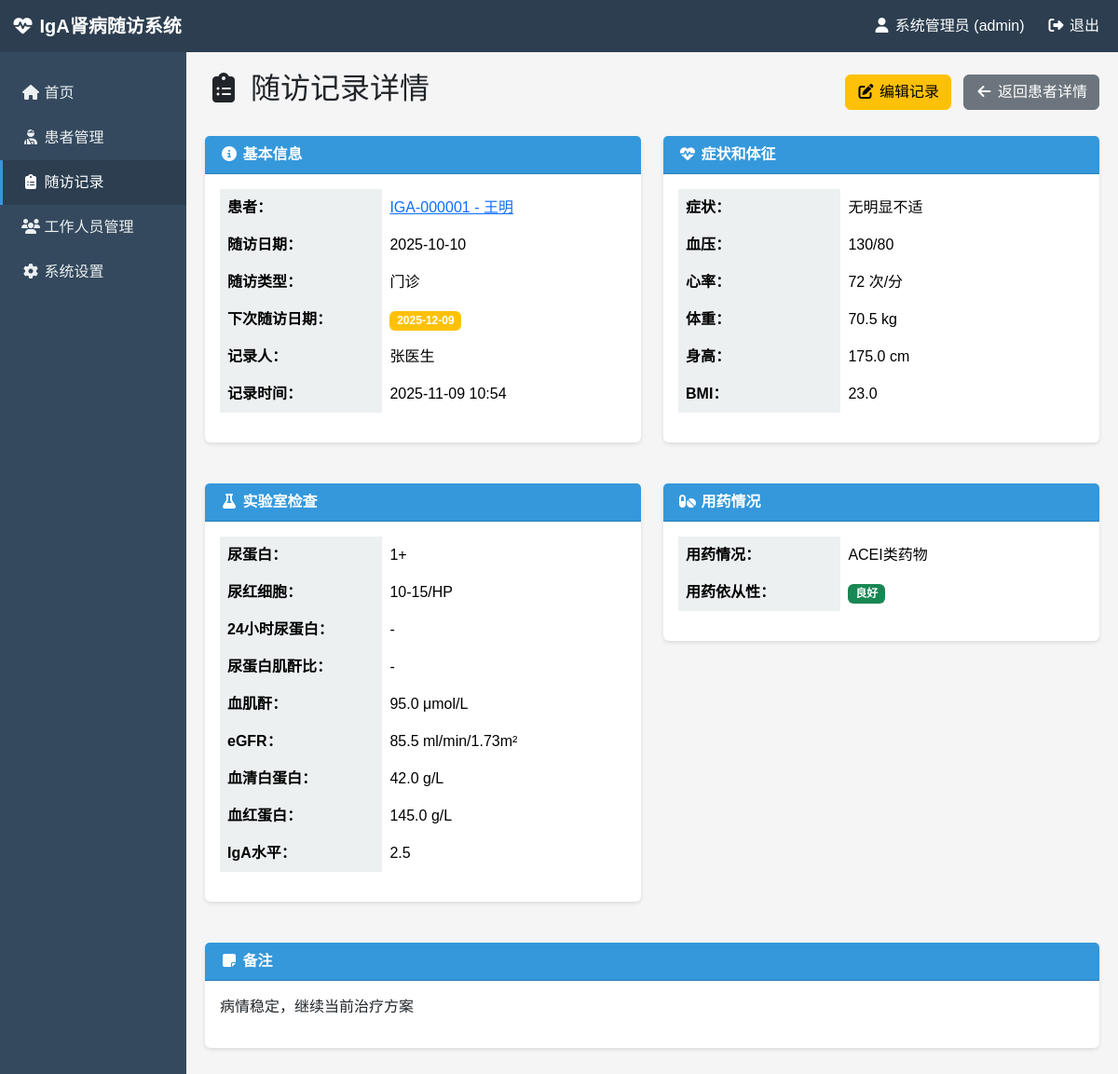
Screenshot of /records/1 (signed in) with the database file from the repository.
### models.py (models this page shows, shortened)
class User(UserMixin, db.Model):
    __tablename__ = 'users'
    id = db.Column(db.Integer, primary_key=True)
    username = db.Column(db.String(80), unique=True, nullable=False, index=True)
    password_hash = db.Column(db.String(255), nullable=False)
    real_name = db.Column(db.String(100), nullable=False, comment='真实姓名')
    role = db.Column(db.String(50), nullable=False, default='staff', comment='角色：admin, doctor, nurse, staff')
    department = db.Column(db.String(100), comment='科室')
    phone = db.Column(db.String(20), comment='联系电话')
    email = db.Column(db.String(100), comment='邮箱')
    is_active = db.Column(db.Boolean, default=True, comment='是否激活')
    created_at = db.Column(db.DateTime, default=datetime.now, comment='创建时间')
    updated_at = db.Column(db.DateTime, default=datetime.now, onupdate=datetime.now, comment='更新时间')

class Patient(db.Model):
    __tablename__ = 'patients'
    id = db.Column(db.Integer, primary_key=True)
    patient_id = db.Column(db.String(50), unique=True, nullable=False, index=True, comment='患者编号')
    name = db.Column(db.String(100), nullable=False, comment='姓名')
    gender = db.Column(db.String(10), nullable=False, comment='性别：男/女')
    birth_date = db.Column(db.Date, comment='出生日期')
    age = db.Column(db.Integer, comment='年龄')
    id_card = db.Column(db.String(18), comment='身份证号')
    phone = db.Column(db.String(20), comment='联系电话')
    address = db.Column(db.Text, comment='地址')
    diagnosis = db.Column(db.Text, comment='诊断')
    diagnosis_date = db.Column(db.Date, comment='确诊日期')
    initial_symptoms = db.Column(db.Text, comment='初始症状')
    comorbidities = db.Column(db.Text, comment='合并症')
    family_history = db.Column(db.Text, comment='家族史')
    created_by = db.Column(db.Integer, db.ForeignKey('users.id'), comment='创建人')
    created_at = db.Column(db.DateTime, default=datetime.now, comment='创建时间')
    updated_at = db.Column(db.DateTime, default=datetime.now, onupdate=datetime.now, comment='更新时间')
    followup_records = db.relationship('FollowupRecord', backref='patient', lazy=True, cascade='all, delete-orphan')
    creator = db.relationship('User', foreign_keys=[created_by])

class FollowupRecord(db.Model):
    __tablename__ = 'followup_records'
    id = db.Column(db.Integer, primary_key=True)
    patient_id = db.Column(db.Integer, db.ForeignKey('patients.id'), nullable=False, index=True, comment='患者ID')
    followup_date = db.Column(db.Date, nullable=False, comment='随访日期')
    followup_type = db.Column(db.String(50), comment='随访类型：门诊/电话/住院')
    symptoms = db.Column(db.Text, comment='症状')
    blood_pressure = db.Column(db.String(20), comment='血压')
    heart_rate = db.Column(db.Integer, comment='心率')
    body_weight = db.Column(db.Float, comment='体重(kg)')
    height = db.Column(db.Float, comment='身高(cm)')
    bmi = db.Column(db.Float, comment='BMI')
    urine_protein = db.Column(db.String(50), comment='尿蛋白')
    urine_rbc = db.Column(db.String(50), comment='尿红细胞')
    urine_protein_24h = db.Column(db.Float, comment='24小时尿蛋白(g/24h)')
    urine_protein_creatinine_ratio = db.Column(db.Float, comment='尿蛋白肌酐比(mg/g)')
    serum_creatinine = db.Column(db.Float, comment='血肌酐(μmol/L)')
    egfr = db.Column(db.Float, comment='eGFR(ml/min/1.73m²)')
    serum_albumin = db.Column(db.Float, comment='血清白蛋白(g/L)')
    hemoglobin = db.Column(db.Float, comment='血红蛋白(g/L)')
    iga_level = db.Column(db.Float, comment='IgA水平')
    medications = db.Column(db.Text, comment='用药情况')
    medication_compliance = db.Column(db.String(50), comment='用药依从性：良好/一般/差')
    notes = db.Column(db.Text, comment='备注')
    next_followup_date = db.Column(db.Date, comment='下次随访日期')
    recorded_by = db.Column(db.Integer, db.ForeignKey('users.id'), comment='记录人')
    created_at = db.Column(db.DateTime, default=datetime.now, comment='创建时间')
    updated_at = db.Column(db.DateTime, default=datetime.now, onupdate=datetime.now, comment='更新时间')
    recorder = db.relationship('User', foreign_keys=[recorded_by])

### routes.py (the view)
@app.route('/records/<int:record_id>')
@login_required
def record_detail(record_id):
    record = FollowupRecord.query.get_or_404(record_id)
    return render_template('record_detail.html', record=record)

### app.py (called while the page is built)
@login_manager.user_loader
def load_user(user_id):
    return User.query.get(int(user_id))

### templates/record_detail.html (shortened to what this page needs)
{% extends "base.html" %}
{% block content %}
<div class="d-flex justify-content-between align-items-center mb-4">
    <h2><i class="fas fa-clipboard-list"></i> 随访记录详情</h2>
    <div>
        <a href="{{ url_for('edit_record', record_id=record.id) }}" class="btn btn-warning me-2">
            <i class="fas fa-edit"></i> 编辑记录
        </a>
        <a href="{{ url_for('patient_detail', patient_id=record.patient_id) }}" class="btn btn-secondary">
            <i class="fas fa-arrow-left"></i> 返回患者详情
        </a>
    </div>
</div>
<div class="row">
    <div class="col-md-6">
        <div class="card">
            <div class="card-header">
                <i class="fas fa-info-circle"></i> 基本信息
            </div>
            <div class="card-body">
                <table class="table table-borderless">
                    <tr>
                        <th width="40%">患者：</th>
                        <td>
                            <a href="{{ url_for('patient_detail', patient_id=record.patient_id) }}">
                                {{ record.patient.patient_id }} - {{ record.patient.name }}
                            </a>
                        </td>
                    </tr>
                    <tr>
                        <th>随访日期：</th>
                        <td>{{ record.followup_date.strftime('%Y-%m-%d') }}</td>
                    </tr>
                    <tr>
                        <th>随访类型：</th>
                        <td>{{ record.followup_type or '-' }}</td>
                    </tr>
                    <tr>
                        <th>下次随访日期：</th>
                        <td>
                            {% if record.next_followup_date %}
                                <span class="badge bg-warning">{{ record.next_followup_date.strftime('%Y-%m-%d') }}</span>
                            {% else %}
                                -
                            {% endif %}
                        </td>
                    </tr>
                    <tr>
                        <th>记录人：</th>
                        <td>{{ record.recorder.real_name if record.recorder else '-' }}</td>
                    </tr>
                    <tr>
                        <th>记录时间：</th>
                        <td>{{ record.created_at.strftime('%Y-%m-%d %H:%M') }}</td>
                    </tr>
                </table>
            </div>
        </div>
    </div>
    <div class="col-md-6">
        <div class="card">
            <div class="card-header">
                <i class="fas fa-heartbeat"></i> 症状和体征
            </div>
            <div class="card-body">
                <table class="table table-borderless">
                    <tr>
                        <th width="40%">症状：</th>
                        <td>{{ record.symptoms or '-' }}</td>
                    </tr>
                    <tr>
                        <th>血压：</th>
                        <td>{{ record.blood_pressure or '-' }}</td>
                    </tr>
                    <tr>
                        <th>心率：</th>
                        <td>{{ record.heart_rate or '-' }} 次/分</td>
                    </tr>
                    <tr>
                        <th>体重：</th>
                        <td>{{ record.body_weight or '-' }} kg</td>
                    </tr>
                    <tr>
                        <th>身高：</th>
                        <td>{{ record.height or '-' }} cm</td>
                    </tr>
                    <tr>
                        <th>BMI：</th>
                        <td>{{ record.bmi or '-' }}</td>
                    </tr>
                </table>
            </div>
        </div>
    </div>
</div>
<div class="row mt-4">
    <div class="col-md-6">
        <div class="card">
            <div class="card-header">
                <i class="fas fa-flask"></i> 实验室检查
            </div>
            <div class="card-body">
                <table class="table table-borderless">
                    <tr>
                        <th width="40%">尿蛋白：</th>
                        <td>{{ record.urine_protein or '-' }}</td>
                    </tr>
                    <tr>
                        <th>尿红细胞：</th>
                        <td>{{ record.urine_rbc or '-' }}</td>
                    </tr>
                    <tr>
                        <th>24小时尿蛋白：</th>
                        <td>{{ record.urine_protein_24h or '-' }}{% if record.urine_protein_24h %} g/24h{% endif %}</td>
                    </tr>
                    <tr>
                        <th>尿蛋白肌酐比：</th>
                        <td>{{ record.urine_protein_creatinine_ratio or '-' }}{% if record.urine_protein_creatinine_ratio %} mg/g{% endif %}</td>
                    </tr>
                    <tr>
                        <th>血肌酐：</th>
                        <td>{{ record.serum_creatinine or '-' }} μmol/L</td>
                    </tr>
                    <tr>
                        <th>eGFR：</th>
                        <td>{{ record.egfr or '-' }} ml/min/1.73m²</td>
                    </tr>
                    <tr>
                        <th>血清白蛋白：</th>
                        <td>{{ record.serum_albumin or '-' }} g/L</td>
                    </tr>
                    <tr>
                        <th>血红蛋白：</th>
                        <td>{{ record.hemoglobin or '-' }} g/L</td>
                    </tr>
                    <tr>
                        <th>IgA水平：</th>
                        <td>{{ record.iga_level or '-' }}</td>
                    </tr>
                </table>
            </div>
        </div>
    </div>
    <div class="col-md-6">
        <div class="card">
            <div class="card-header">
                <i class="fas fa-pills"></i> 用药情况
            </div>
            <div class="card-body">
                <table class="table table-borderless">
                    <tr>
                        <th width="40%">用药情况：</th>
                        <td>{{ record.medications or '-' }}</td>
                    </tr>
                    <tr>
                        <th>用药依从性：</th>
                        <td>
                            {% if record.medication_compliance %}
                                {% if record.medication_compliance == '良好' %}
                                    <span class="badge bg-success">{{ record.medication_compliance }}</span>
                                {% elif record.medication_compliance == '一般' %}
                                    <span class="badge bg-warning">{{ record.medication_compliance }}</span>
                                {% else %}
                                    <span class="badge bg-danger">{{ record.medication_compliance }}</span>
                                {% endif %}
                            {% else %}
                                -
                            {% endif %}
                        </td>
                    </tr>
                </table>
            </div>
        </div>
    </div>
</div>
{% if record.notes %}
<div class="card mt-4">
    <div class="card-header">
        <i class="fas fa-sticky-note"></i> 备注
    </div>
    <div class="card-body">
        <p>{{ record.notes }}</p>
    </div>
</div>
{% endif %}
{% endblock %}

### templates/base.html (shortened to what this page needs)
<!DOCTYPE html>
<html lang="zh-CN">
<head>
    <link href="{{ url_for('static', filename='css/bootstrap.min.css') }}" rel="stylesheet">
    <link href="{{ url_for('static', filename='cdnjs/all.min.css') }}" rel="stylesheet">
</head>
<body>
    {% if current_user.is_authenticated %}
    <nav class="navbar navbar-dark navbar-expand-lg">
        <div class="container-fluid">
            <a class="navbar-brand" href="{{ url_for('dashboard') }}">
                <i class="fas fa-heartbeat"></i> IgA肾病随访系统
            </a>
            <div class="navbar-nav ms-auto">
                <span class="navbar-text text-white me-3">
                    <i class="fas fa-user"></i> {{ current_user.real_name }} ({{ current_user.role }})
                </span>
                <a class="nav-link text-white" href="{{ url_for('logout') }}">
                    <i class="fas fa-sign-out-alt"></i> 退出
                </a>
            </div>
        </div>
    </nav>
    {% endif %}
    <div class="container-fluid">
        <div class="row">
            {% if current_user.is_authenticated %}
            <div class="col-md-2 sidebar">
                <nav class="nav flex-column">
                    <a class="nav-link {% if request.endpoint == 'dashboard' %}active{% endif %}" href="{{ url_for('dashboard') }}">
                        <i class="fas fa-home"></i> 首页
                    </a>
                    <a class="nav-link {% if request.endpoint in ['patients', 'add_patient', 'edit_patient', 'patient_detail'] %}active{% endif %}" href="{{ url_for('patients') }}">
                        <i class="fas fa-user-injured"></i> 患者管理
                    </a>
                    <a class="nav-link {% if request.endpoint in ['records', 'add_record', 'edit_record', 'record_detail'] %}active{% endif %}" href="{{ url_for('records') }}">
                        <i class="fas fa-clipboard-list"></i> 随访记录
                    </a>
                    {% if current_user.role == 'admin' %}
                    <a class="nav-link {% if request.endpoint == 'staff' or request.endpoint in ['add_staff', 'edit_staff'] %}active{% endif %}" href="{{ url_for('staff') }}">
                        <i class="fas fa-users"></i> 工作人员管理
                    </a>
                    <a class="nav-link {% if request.endpoint == 'settings' %}active{% endif %}" href="{{ url_for('settings') }}">
                        <i class="fas fa-cog"></i> 系统设置
                    </a>
                    {% endif %}
                </nav>
            </div>
            <div class="col-md-10 main-content">
            {% else %}
            <div class="col-12">
            {% endif %}
                {% block content %}{% endblock %}
            </div>
        </div>
    </div>
</body>
</html>

### templates/base.html (style rules this page uses)
body { font-family: "Microsoft YaHei", "SimHei", Arial, sans-serif; background-color: #f5f5f5; }
.navbar { background-color: #2c3e50; }
.navbar-brand { font-weight: bold; color: #fff !important; }
.sidebar { min-height: calc(100vh - 56px); background-color: #34495e; padding: 20px 0; }
.sidebar .nav-link { color: #ecf0f1; padding: 12px 20px; border-left: 3px solid transparent; }
.sidebar .nav-link.active { background-color: #2c3e50; border-left-color: #3498db; color: #fff; }
.main-content { padding: 20px; }
.card { border: none; box-shadow: 0 2px 4px rgba(0,0,0,0.1); margin-bottom: 20px; }
.card-header { background-color: #3498db; color: #fff; font-weight: bold; }
.table th { background-color: #ecf0f1; font-weight: bold; }

### rows the page displays
User: real_name "系统管理员", role "admin"
Patient: patient.patient_id "IGA-000001", patient.name "王明"
FollowupRecord: followup_date "2025-10-10", followup_type "门诊", next_followup_date "2025-12-09", created_at "2025-11-09 10:54", symptoms "无明显不适", blood_pressure "130/80", heart_rate "72", body_weight "70.5", height "175.0", bmi "23.0", urine_protein "1+", urine_rbc "10-15/HP", urine_protein_24h "-", urine_protein_creatinine_ratio "-", serum_creatinine "95.0", egfr "85.5", serum_albumin "42.0", hemoglobin "145.0", iga_level "2.5", medications "ACEI类药物", medication_compliance "良好", notes "病情稳定，继续当前治疗方案"
User: recorder "张医生"
